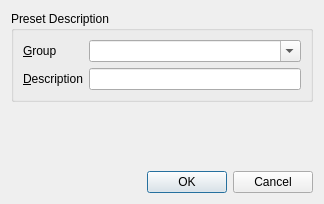
<?xml version="1.0" encoding="UTF-8"?>
<ui version="4.0">
 <class>AddPresetDialog</class>
 <widget class="QDialog" name="AddPresetDialog">
  <property name="geometry">
   <rect>
    <x>0</x>
    <y>0</y>
    <width>324</width>
    <height>204</height>
   </rect>
  </property>
  <property name="windowTitle">
   <string>Dialog</string>
  </property>
  <layout class="QVBoxLayout" name="verticalLayout">
   <item>
    <widget class="QGroupBox" name="groupBox">
     <property name="title">
      <string>Preset Description</string>
     </property>
     <layout class="QFormLayout" name="formLayout">
      <item row="0" column="0">
       <widget class="QLabel" name="label">
        <property name="text">
         <string>&amp;Group</string>
        </property>
        <property name="buddy">
         <cstring>group</cstring>
        </property>
       </widget>
      </item>
      <item row="0" column="1">
       <widget class="QComboBox" name="group">
        <property name="editable">
         <bool>true</bool>
        </property>
       </widget>
      </item>
      <item row="1" column="0">
       <widget class="QLabel" name="label_2">
        <property name="text">
         <string>&amp;Description</string>
        </property>
        <property name="buddy">
         <cstring>description</cstring>
        </property>
       </widget>
      </item>
      <item row="1" column="1">
       <widget class="QLineEdit" name="description"/>
      </item>
     </layout>
    </widget>
   </item>
   <item>
    <spacer name="verticalSpacer">
     <property name="orientation">
      <enum>Qt::Vertical</enum>
     </property>
     <property name="sizeHint" stdset="0">
      <size>
       <width>20</width>
       <height>40</height>
      </size>
     </property>
    </spacer>
   </item>
   <item>
    <widget class="QDialogButtonBox" name="buttonBox">
     <property name="orientation">
      <enum>Qt::Horizontal</enum>
     </property>
     <property name="standardButtons">
      <set>QDialogButtonBox::Cancel|QDialogButtonBox::Ok</set>
     </property>
    </widget>
   </item>
  </layout>
 </widget>
 <tabstops>
  <tabstop>description</tabstop>
  <tabstop>buttonBox</tabstop>
  <tabstop>group</tabstop>
 </tabstops>
 <resources/>
 <connections>
  <connection>
   <sender>buttonBox</sender>
   <signal>accepted()</signal>
   <receiver>AddPresetDialog</receiver>
   <slot>accept()</slot>
   <hints>
    <hint type="sourcelabel">
     <x>257</x>
     <y>194</y>
    </hint>
    <hint type="destinationlabel">
     <x>157</x>
     <y>203</y>
    </hint>
   </hints>
  </connection>
  <connection>
   <sender>buttonBox</sender>
   <signal>rejected()</signal>
   <receiver>AddPresetDialog</receiver>
   <slot>reject()</slot>
   <hints>
    <hint type="sourcelabel">
     <x>314</x>
     <y>194</y>
    </hint>
    <hint type="destinationlabel">
     <x>286</x>
     <y>203</y>
    </hint>
   </hints>
  </connection>
 </connections>
</ui>
